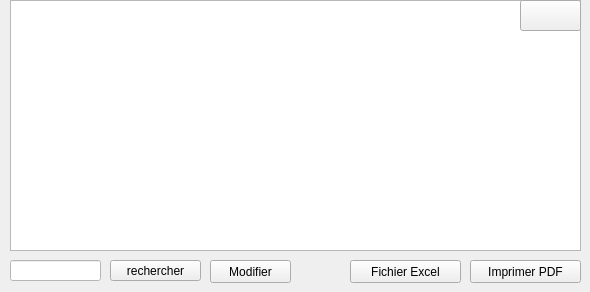
      <widget class="QWidget" name="affichanim_3_org">
       <attribute name="title">
        <string>Affichage liste</string>
       </attribute>
       <widget class="QLineEdit" name="lineEdit_9_org">
        <property name="geometry">
         <rect>
          <x>10</x>
          <y>260</y>
          <width>91</width>
          <height>21</height>
         </rect>
        </property>
        <property name="styleSheet">
         <string notr="true">background:white;</string>
        </property>
       </widget>
       <widget class="QPushButton" name="search_carButton_10_org">
        <property name="geometry">
         <rect>
          <x>110</x>
          <y>260</y>
          <width>91</width>
          <height>21</height>
         </rect>
        </property>
        <property name="styleSheet">
         <string notr="true">background:transparent;
font: italic 12pt &quot;Century Gothic&quot;;
color: qconicalgradient(cx:0.5, cy:0.5, angle:0, stop:0 rgba(35, 40, 3, 255), stop:0.16 rgba(136, 106, 22, 255), stop:0.225 rgba(166, 140, 41, 255), stop:0.285 rgba(204, 181, 74, 255), stop:0.345 rgba(235, 219, 102, 255), stop:0.415 rgba(245, 236, 112, 255), stop:0.52 rgba(209, 190, 76, 255), stop:0.57 rgba(187, 156, 51, 255), stop:0.635 rgba(168, 142, 42, 255), stop:0.695 rgba(202, 174, 68, 255), stop:0.75 rgba(218, 202, 86, 255), stop:0.815 rgba(208, 187, 73, 255), stop:0.88 rgba(187, 156, 51, 255), stop:0.935 rgba(137, 108, 26, 255), stop:1 rgba(35, 40, 3, 255));
border-bottom:2px solid#717072;
border-color: qconicalgradient(cx:0.5, cy:0.5, angle:0, stop:0 rgba(35, 40, 3, 255), stop:0.16 rgba(136, 106, 22, 255), stop:0.225 rgba(166, 140, 41, 255), stop:0.285 rgba(204, 181, 74, 255), stop:0.345 rgba(235, 219, 102, 255), stop:0.415 rgba(245, 236, 112, 255), stop:0.52 rgba(209, 190, 76, 255), stop:0.57 rgba(187, 156, 51, 255), stop:0.635 rgba(168, 142, 42, 255), stop:0.695 rgba(202, 174, 68, 255), stop:0.75 rgba(218, 202, 86, 255), stop:0.815 rgba(208, 187, 73, 255), stop:0.88 rgba(187, 156, 51, 255), stop:0.935 rgba(137, 108, 26, 255), stop:1 rgba(35, 40, 3, 255));
background-color: rgb(255, 212, 250);

border-radius:15px;}
QPushButton:hover{
	
	background-color: rgb(234, 78, 117);
</string>
        </property>
        <property name="text">
         <string>rechercher</string>
        </property>
       </widget>
       <widget class="QPushButton" name="pushButton_13_org">
        <property name="geometry">
         <rect>
          <x>350</x>
          <y>260</y>
          <width>111</width>
          <height>23</height>
         </rect>
        </property>
        <property name="styleSheet">
         <string notr="true">background:transparent;
font: italic 12pt &quot;Century Gothic&quot;;
color: qconicalgradient(cx:0.5, cy:0.5, angle:0, stop:0 rgba(35, 40, 3, 255), stop:0.16 rgba(136, 106, 22, 255), stop:0.225 rgba(166, 140, 41, 255), stop:0.285 rgba(204, 181, 74, 255), stop:0.345 rgba(235, 219, 102, 255), stop:0.415 rgba(245, 236, 112, 255), stop:0.52 rgba(209, 190, 76, 255), stop:0.57 rgba(187, 156, 51, 255), stop:0.635 rgba(168, 142, 42, 255), stop:0.695 rgba(202, 174, 68, 255), stop:0.75 rgba(218, 202, 86, 255), stop:0.815 rgba(208, 187, 73, 255), stop:0.88 rgba(187, 156, 51, 255), stop:0.935 rgba(137, 108, 26, 255), stop:1 rgba(35, 40, 3, 255));
border-bottom:2px solid#717072;
border-color: qconicalgradient(cx:0.5, cy:0.5, angle:0, stop:0 rgba(35, 40, 3, 255), stop:0.16 rgba(136, 106, 22, 255), stop:0.225 rgba(166, 140, 41, 255), stop:0.285 rgba(204, 181, 74, 255), stop:0.345 rgba(235, 219, 102, 255), stop:0.415 rgba(245, 236, 112, 255), stop:0.52 rgba(209, 190, 76, 255), stop:0.57 rgba(187, 156, 51, 255), stop:0.635 rgba(168, 142, 42, 255), stop:0.695 rgba(202, 174, 68, 255), stop:0.75 rgba(218, 202, 86, 255), stop:0.815 rgba(208, 187, 73, 255), stop:0.88 rgba(187, 156, 51, 255), stop:0.935 rgba(137, 108, 26, 255), stop:1 rgba(35, 40, 3, 255));
background-color: rgb(255, 212, 250);

border-radius:15px;}
QPushButton:hover{
	
	background-color: rgb(234, 78, 117);
</string>
        </property>
        <property name="text">
         <string>Fichier Excel</string>
        </property>
       </widget>
       <widget class="QPushButton" name="pushButton_14_org">
        <property name="geometry">
         <rect>
          <x>470</x>
          <y>260</y>
          <width>111</width>
          <height>23</height>
         </rect>
        </property>
        <property name="styleSheet">
         <string notr="true">background:transparent;
font: italic 12pt &quot;Century Gothic&quot;;
color: qconicalgradient(cx:0.5, cy:0.5, angle:0, stop:0 rgba(35, 40, 3, 255), stop:0.16 rgba(136, 106, 22, 255), stop:0.225 rgba(166, 140, 41, 255), stop:0.285 rgba(204, 181, 74, 255), stop:0.345 rgba(235, 219, 102, 255), stop:0.415 rgba(245, 236, 112, 255), stop:0.52 rgba(209, 190, 76, 255), stop:0.57 rgba(187, 156, 51, 255), stop:0.635 rgba(168, 142, 42, 255), stop:0.695 rgba(202, 174, 68, 255), stop:0.75 rgba(218, 202, 86, 255), stop:0.815 rgba(208, 187, 73, 255), stop:0.88 rgba(187, 156, 51, 255), stop:0.935 rgba(137, 108, 26, 255), stop:1 rgba(35, 40, 3, 255));
border-bottom:2px solid#717072;
border-color: qconicalgradient(cx:0.5, cy:0.5, angle:0, stop:0 rgba(35, 40, 3, 255), stop:0.16 rgba(136, 106, 22, 255), stop:0.225 rgba(166, 140, 41, 255), stop:0.285 rgba(204, 181, 74, 255), stop:0.345 rgba(235, 219, 102, 255), stop:0.415 rgba(245, 236, 112, 255), stop:0.52 rgba(209, 190, 76, 255), stop:0.57 rgba(187, 156, 51, 255), stop:0.635 rgba(168, 142, 42, 255), stop:0.695 rgba(202, 174, 68, 255), stop:0.75 rgba(218, 202, 86, 255), stop:0.815 rgba(208, 187, 73, 255), stop:0.88 rgba(187, 156, 51, 255), stop:0.935 rgba(137, 108, 26, 255), stop:1 rgba(35, 40, 3, 255));
background-color: rgb(255, 212, 250);

border-radius:15px;}
QPushButton:hover{
	
	background-color: rgb(234, 78, 117);
</string>
        </property>
        <property name="text">
         <string>Imprimer PDF</string>
        </property>
       </widget>
       <widget class="QTableView" name="tableView_6_org">
        <property name="geometry">
         <rect>
          <x>10</x>
          <y>0</y>
          <width>571</width>
          <height>251</height>
         </rect>
        </property>
       </widget>
       <widget class="QPushButton" name="pushButton_15_org">
        <property name="geometry">
         <rect>
          <x>520</x>
          <y>0</y>
          <width>61</width>
          <height>31</height>
         </rect>
        </property>
        <property name="styleSheet">
         <string notr="true">border-image: url(:/new/prefix1/image/refresh.png);</string>
        </property>
        <property name="text">
         <string/>
        </property>
       </widget>
       <widget class="QPushButton" name="pushButton_16_org">
        <property name="geometry">
         <rect>
          <x>210</x>
          <y>260</y>
          <width>81</width>
          <height>23</height>
         </rect>
        </property>
        <property name="styleSheet">
         <string notr="true">background:transparent;
font: italic 12pt &quot;Century Gothic&quot;;
color: qconicalgradient(cx:0.5, cy:0.5, angle:0, stop:0 rgba(35, 40, 3, 255), stop:0.16 rgba(136, 106, 22, 255), stop:0.225 rgba(166, 140, 41, 255), stop:0.285 rgba(204, 181, 74, 255), stop:0.345 rgba(235, 219, 102, 255), stop:0.415 rgba(245, 236, 112, 255), stop:0.52 rgba(209, 190, 76, 255), stop:0.57 rgba(187, 156, 51, 255), stop:0.635 rgba(168, 142, 42, 255), stop:0.695 rgba(202, 174, 68, 255), stop:0.75 rgba(218, 202, 86, 255), stop:0.815 rgba(208, 187, 73, 255), stop:0.88 rgba(187, 156, 51, 255), stop:0.935 rgba(137, 108, 26, 255), stop:1 rgba(35, 40, 3, 255));
border-bottom:2px solid#717072;
border-color: qconicalgradient(cx:0.5, cy:0.5, angle:0, stop:0 rgba(35, 40, 3, 255), stop:0.16 rgba(136, 106, 22, 255), stop:0.225 rgba(166, 140, 41, 255), stop:0.285 rgba(204, 181, 74, 255), stop:0.345 rgba(235, 219, 102, 255), stop:0.415 rgba(245, 236, 112, 255), stop:0.52 rgba(209, 190, 76, 255), stop:0.57 rgba(187, 156, 51, 255), stop:0.635 rgba(168, 142, 42, 255), stop:0.695 rgba(202, 174, 68, 255), stop:0.75 rgba(218, 202, 86, 255), stop:0.815 rgba(208, 187, 73, 255), stop:0.88 rgba(187, 156, 51, 255), stop:0.935 rgba(137, 108, 26, 255), stop:1 rgba(35, 40, 3, 255));
background-color: rgb(255, 212, 250);

border-radius:15px;}
QPushButton:hover{
	
	background-color: rgb(234, 78, 117);
</string>
        </property>
        <property name="text">
         <string>Modifier</string>
        </property>
        <property name="checkable">
         <bool>true</bool>
        </property>
       </widget>
      </widget>
